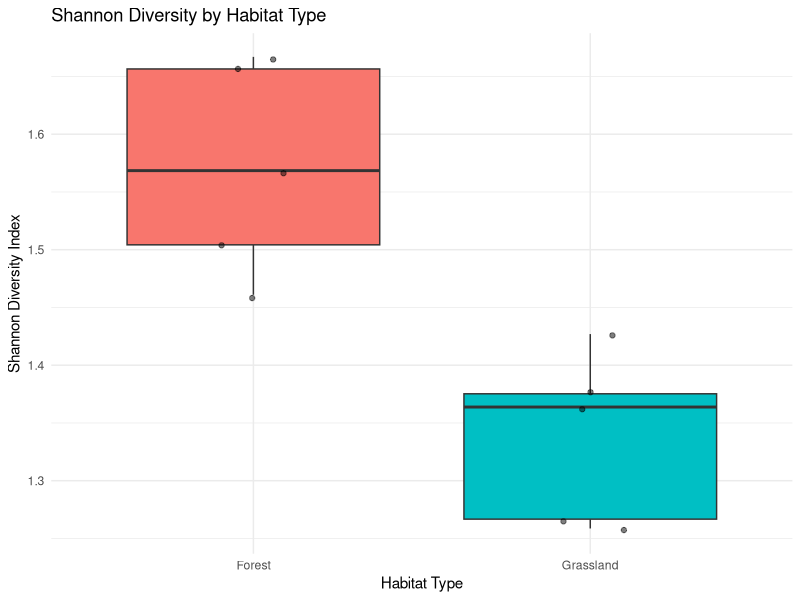
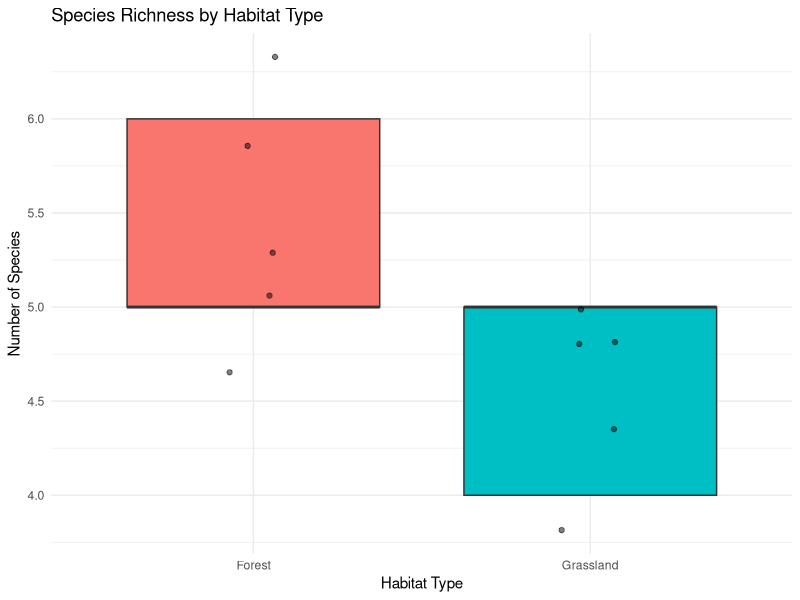
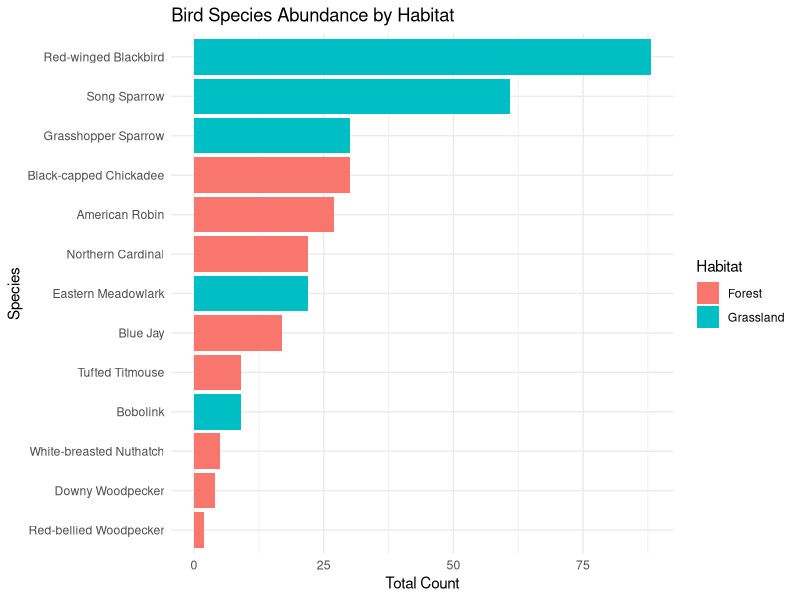
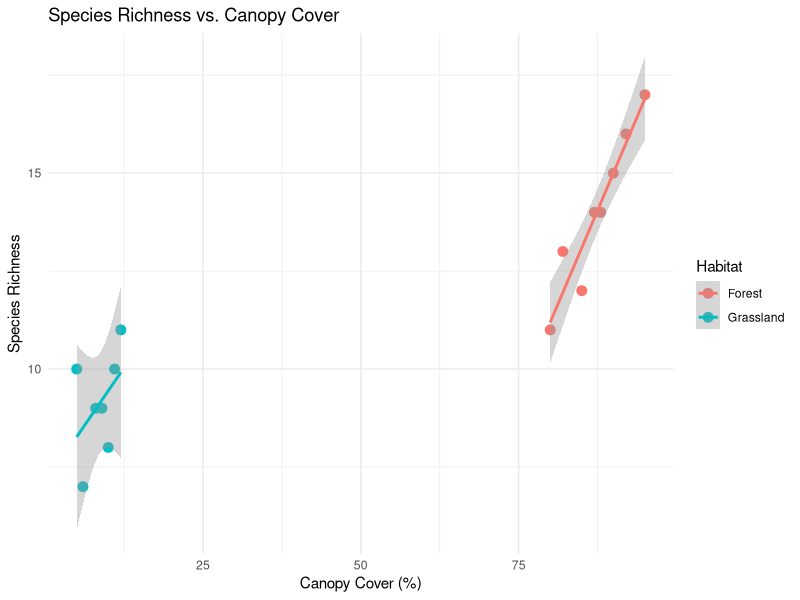

Recreate these plots in R, in order.
# Sample R Script for Workshop Exercises
# Leveraging Google Gemini for Data Analysis
# 
# This script demonstrates the types of analyses covered in the workshop.
# You can use these as templates and ask Gemini to help you adapt them!

# ============================================================================
# Setup and Data Loading
# ============================================================================

# Install required packages if needed (uncomment to run)
# install.packages(c("vegan", "dplyr", "ggplot2", "tidyr"))

# Load required libraries
library(vegan)
library(dplyr)
library(ggplot2)
library(tidyr)

# Load the bird survey data
bird_data <- read.csv("data/bird_survey_data.csv")
site_data <- read.csv("data/site_summary_data.csv")

# View the data structure
head(bird_data)
str(bird_data)

# ============================================================================
# Exercise 1: Calculate Diversity Indices by Site
# ============================================================================

# Reshape data to wide format (species as columns)
bird_wide <- bird_data %>%
  pivot_wider(
    names_from = species,
    values_from = count,
    values_fill = 0,
    id_cols = c(site_id, habitat_type)
  )

# Extract the species count matrix
species_matrix <- bird_wide %>%
  select(-site_id, -habitat_type) %>%
  as.matrix()

# Calculate Shannon diversity index for each site
shannon_diversity <- diversity(species_matrix, index = "shannon")

# Calculate Simpson diversity index
simpson_diversity <- diversity(species_matrix, index = "simpson")

# Calculate species richness (number of species per site)
species_richness <- specnumber(species_matrix)

# Combine results into a dataframe
diversity_results <- data.frame(
  site_id = bird_wide$site_id,
  habitat_type = bird_wide$habitat_type,
  shannon = shannon_diversity,
  simpson = simpson_diversity,
  richness = species_richness
)

print(diversity_results)

# ============================================================================
# Exercise 2: Compare Diversity Between Habitats
# ============================================================================

# Summary statistics by habitat
diversity_summary <- diversity_results %>%
  group_by(habitat_type) %>%
  summarise(
    mean_shannon = mean(shannon),
    sd_shannon = sd(shannon),
    mean_richness = mean(richness),
    sd_richness = sd(richness),
    n = n()
  )

print(diversity_summary)

# Test for differences in Shannon diversity between habitats
# Check assumptions first
shapiro.test(diversity_results$shannon[diversity_results$habitat_type == "Forest"])
shapiro.test(diversity_results$shannon[diversity_results$habitat_type == "Grassland"])

# Perform t-test
t_test_shannon <- t.test(shannon ~ habitat_type, data = diversity_results)
print(t_test_shannon)

# Test for differences in species richness
t_test_richness <- t.test(richness ~ habitat_type, data = diversity_results)
print(t_test_richness)

# ============================================================================
# Exercise 3: Visualization
# ============================================================================

# Boxplot comparing Shannon diversity between habitats
p1 <- ggplot(diversity_results, aes(x = habitat_type, y = shannon, fill = habitat_type)) +
  geom_boxplot() +
  geom_jitter(width = 0.1, alpha = 0.5) +
  labs(
    title = "Shannon Diversity by Habitat Type",
    x = "Habitat Type",
    y = "Shannon Diversity Index",
    fill = "Habitat"
  ) +
  theme_minimal() +
  theme(legend.position = "none")

print(p1)

# Boxplot comparing species richness
p2 <- ggplot(diversity_results, aes(x = habitat_type, y = richness, fill = habitat_type)) +
  geom_boxplot() +
  geom_jitter(width = 0.1, alpha = 0.5) +
  labs(
    title = "Species Richness by Habitat Type",
    x = "Habitat Type",
    y = "Number of Species",
    fill = "Habitat"
  ) +
  theme_minimal() +
  theme(legend.position = "none")

print(p2)

# ============================================================================
# Exercise 4: Species Composition Analysis
# ============================================================================

# Calculate total abundance by species and habitat
species_by_habitat <- bird_data %>%
  group_by(habitat_type, species) %>%
  summarise(total_count = sum(count), .groups = "drop")

# Bar plot of species abundance by habitat
p3 <- ggplot(species_by_habitat, aes(x = reorder(species, total_count), 
                                       y = total_count, 
                                       fill = habitat_type)) +
  geom_col(position = "dodge") +
  coord_flip() +
  labs(
    title = "Bird Species Abundance by Habitat",
    x = "Species",
    y = "Total Count",
    fill = "Habitat"
  ) +
  theme_minimal()

print(p3)

# ============================================================================
# Exercise 5: Site-Level Analysis (Using site_summary_data.csv)
# ============================================================================

# Relationship between canopy cover and species richness
p4 <- ggplot(site_data, aes(x = canopy_cover_percent, 
                             y = species_richness, 
                             color = habitat)) +
  geom_point(size = 3) +
  geom_smooth(method = "lm", se = TRUE) +
  labs(
    title = "Species Richness vs. Canopy Cover",
    x = "Canopy Cover (%)",
    y = "Species Richness",
    color = "Habitat"
  ) +
  theme_minimal()

print(p4)

# Linear model: species richness as function of habitat and canopy cover
model1 <- lm(species_richness ~ habitat + canopy_cover_percent, data = site_data)
summary(model1)

# Linear model with interaction
model2 <- lm(species_richness ~ habitat * canopy_cover_percent, data = site_data)
summary(model2)

# Compare models
anova(model1, model2)

# ============================================================================
# Tips for Using Gemini with This Code
# ============================================================================

# You can ask Gemini questions like:
# 
# 1. "Explain what the vegan package diversity() function does"
# 2. "What does a Shannon index of 2.1 mean in ecological terms?"
# 3. "How do I interpret this t-test result: t = -3.45, p = 0.008?"
# 4. "Suggest additional visualizations for this diversity data"
# 5. "Write code to add error bars to the boxplot"
# 6. "How can I test for normality of residuals in my linear model?"
# 7. "Explain the difference between Shannon and Simpson diversity indices"
# 8. "Suggest appropriate post-hoc tests if I had more than 2 habitats"
#
# Remember: Always verify Gemini's suggestions by testing the code
# and checking results against your ecological knowledge!

# ============================================================================
# Practice Exercise
# ============================================================================

# Try asking Gemini to help you:
# 1. Calculate evenness (Shannon / log(richness))
# 2. Create a rarefaction curve
# 3. Perform an NMDS ordination
# 4. Test for differences in community composition using PERMANOVA
# 5. Create a more sophisticated visualization

# Save your work
# save.image("workshop_analysis.RData")

print("Script completed successfully!")
print("Now try modifying this code with help from Gemini!")
